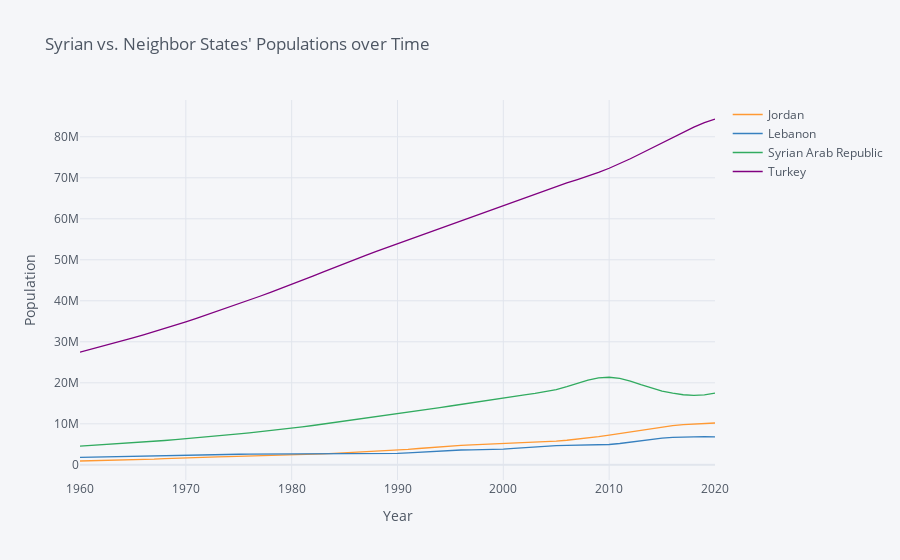

Notebook cell for this chart:
### Code cell
import numpy as np

variable_labels = {"SP.POP.TOTL":"Population"}

# Three letter codes come from wbdata.get_country()
countries = {"SYR":"Syrian Pop",
             "TUR":"Turkey Pop",
             "JOR": "Joran Pop",
             "LBN": "Lebanon"
            }

df = wbdata.get_dataframe(variable_labels, country = countries).squeeze()

df = df.unstack('country')

# Date index is of type string; change to integers
df.index = df.index.astype(int)

# Differences (over time) in logs give us growth rates
df.iplot(title="Syrian vs. Neighbor States' Populations over Time",
                        yTitle="Population",xTitle='Year')
